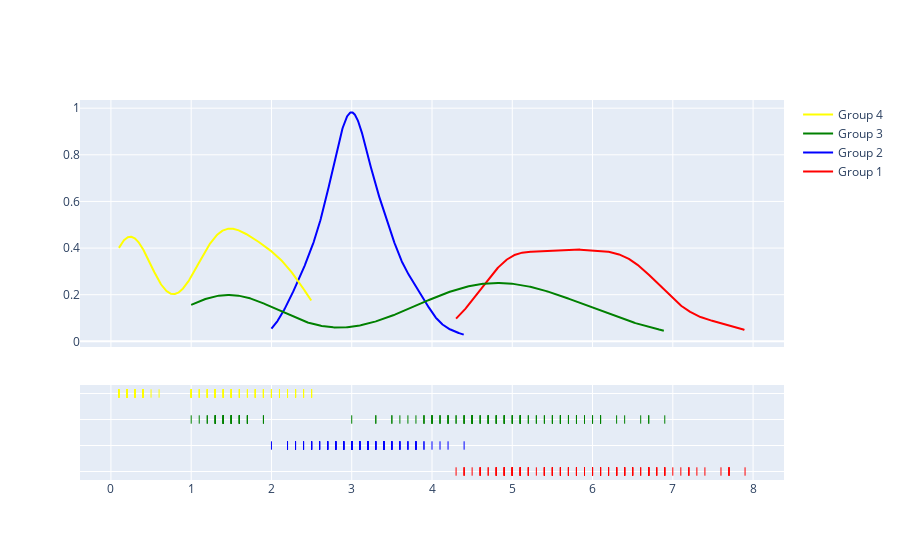

The code cell stored with this chart in its notebook:
### Code cell
hist_data=[y1,y2,y3,y4]
group_labels=['Group 1', 'Group 2', 'Group 3', 'Group 4']
colors = ['red', 'blue','green','yellow']
fig = ff.create_distplot(hist_data, group_labels, show_hist=False, colors=colors )
fig.show()

### Figure 1 — Plotly figure (JSON) as saved in the notebook; plotly's stock layout.template omitted (floating-point values rounded to 4 significant figures; data arrays with more than 128 entries replaced by an {"elided": "..."} marker saying what was removed)
{"data": [{"legendgroup": "Group 1", "marker": {"color": "red"}, "mode": "lines", "name": "Group 1", "showlegend": true, "type": "scatter", "x": {"elided": "500 float values"}, "xaxis": "x", "y": {"elided": "500 float values"}, "yaxis": "y"}, {"legendgroup": "Group 2", "marker": {"color": "blue"}, "mode": "lines", "name": "Group 2", "showlegend": true, "type": "scatter", "x": {"elided": "500 float values"}, "xaxis": "x", "y": {"elided": "500 float values"}, "yaxis": "y"}, {"legendgroup": "Group 3", "marker": {"color": "green"}, "mode": "lines", "name": "Group 3", "showlegend": true, "type": "scatter", "x": {"elided": "500 float values"}, "xaxis": "x", "y": {"elided": "500 float values"}, "yaxis": "y"}, {"legendgroup": "Group 4", "marker": {"color": "yellow"}, "mode": "lines", "name": "Group 4", "showlegend": true, "type": "scatter", "x": {"elided": "500 float values"}, "xaxis": "x", "y": {"elided": "500 float values"}, "yaxis": "y"}, {"legendgroup": "Group 1", "marker": {"color": "red", "symbol": "line-ns-open"}, "mode": "markers", "name": "Group 1", "showlegend": false, "type": "scatter", "x": {"elided": "150 float values"}, "xaxis": "x", "y": {"elided": "150 str values"}, "yaxis": "y2"}, {"legendgroup": "Group 2", "marker": {"color": "blue", "symbol": "line-ns-open"}, "mode": "markers", "name": "Group 2", "showlegend": false, "type": "scatter", "x": {"elided": "150 float values"}, "xaxis": "x", "y": {"elided": "150 str values"}, "yaxis": "y2"}, {"legendgroup": "Group 3", "marker": {"color": "green", "symbol": "line-ns-open"}, "mode": "markers", "name": "Group 3", "showlegend": false, "type": "scatter", "x": {"elided": "150 float values"}, "xaxis": "x", "y": {"elided": "150 str values"}, "yaxis": "y2"}, {"legendgroup": "Group 4", "marker": {"color": "yellow", "symbol": "line-ns-open"}, "mode": "markers", "name": "Group 4", "showlegend": false, "type": "scatter", "x": {"elided": "150 float values"}, "xaxis": "x", "y": {"elided": "150 str values"}, "yaxis": "y2"}], "layout": {"autosize": true, "barmode": "overlay", "hovermode": "closest", "legend": {"traceorder": "reversed"}, "xaxis": {"anchor": "y2", "autorange": true, "domain": [0, 1], "range": [-0.3912, 8.391], "type": "linear", "zeroline": false}, "yaxis": {"anchor": "free", "autorange": true, "domain": [0.35, 1], "position": 0, "range": [-0.02426, 1.035], "type": "linear"}, "yaxis2": {"anchor": "x", "autorange": true, "domain": [0, 0.25], "dtick": 1, "range": [-0.5455, 3.545], "showticklabels": false, "type": "category"}}}
